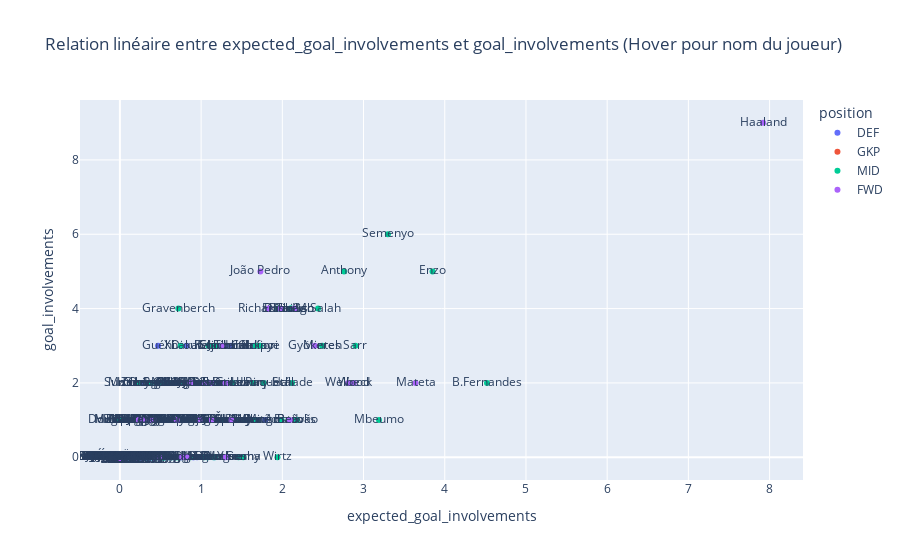

The code cell stored with this chart in its notebook:
### Code cell
import plotly.express as px

fig = px.scatter(
    df_players,
    x='expected_goal_involvements',
    y='goal_involvements',
    text='web_name',  # Affiche le nom au survol
    color='position', # Optionnel, couleur par poste
    title='Relation linéaire entre expected_goal_involvements et goal_involvements (Hover pour nom du joueur)'
)

fig.update_traces(marker=dict(size=10, opacity=0.7),
                  selector=dict(mode='markers'))
fig.update_layout(hovermode='closest')
fig.show()

### Figure 1 — Plotly figure (JSON) as saved in the notebook; plotly's stock layout.template omitted (floating-point values rounded to 4 significant figures; data arrays with more than 128 entries replaced by an {"elided": "..."} marker saying what was removed)
{"data": [{"hovertemplate": "position=DEF<br>expected_goal_involvements=%{x}<br>goal_involvements=%{y}<br>web_name=%{text}<extra></extra>", "legendgroup": "DEF", "marker": {"color": "#636efa", "symbol": "circle"}, "mode": "markers+text", "name": "DEF", "orientation": "v", "showlegend": true, "text": {"elided": "245 str values"}, "type": "scatter", "x": {"elided": "245 float values"}, "xaxis": "x", "y": {"elided": "245 float values"}, "yaxis": "y"}, {"hovertemplate": "position=GKP<br>expected_goal_involvements=%{x}<br>goal_involvements=%{y}<br>web_name=%{text}<extra></extra>", "legendgroup": "GKP", "marker": {"color": "#EF553B", "symbol": "circle"}, "mode": "markers+text", "name": "GKP", "orientation": "v", "showlegend": true, "text": ["Roefs", "Pope", "Vicario", "Petrović", "Henderson", "Raya", "Pickford", "Dúbravka", "Kelleher", "A.Becker", "Sánchez", "Leno", "Perri", "Sels", "Trafford", "Verbruggen", "Bayindir", "Martinez", "Hermansen", "Darlow", "Donnarumma", "M.Bizot", "José Sá", "Johnstone", "Areola", "Jörgensen", "Arrizabalaga", "Hein", "Setford", "Gauci", "Marschall", "Wright", "Proctor", "Weiss", "Green", "Hladký", "Neto", "Dennis", "McKenna", "Paulsen", "Balcombe", "Cox", "Eyestone", "Valdimarsson", "Steele", "McGill", "Rushworth", "Scherpen", "Penders", "Slonina", "Benitez", "Matthews", "Travers", "Tyrer", "King", "Benda", "Lecomte", "Meslier", "Cairns", "Mamardashvili", "Pécsi", "Woodman", "Ederson M.", "Ortega Moreno", "Bettinelli", "Onana", "Harrison", "Heaton", "Mee", "Lammens", "Gillespie", "Odysseas", "Ramsdale", "C.Miguel", "Turner", "Gunn", "John", "Patterson", "Moore", "Nna Noukeu", "Austin", "Kinsky", "Foderingham", "Hegyi", "Fabianski", "Bentley"], "type": "scatter", "x": [0.01, 0.0, 0.01, 0.0, 0.03, 0.03, 0.04, 0.0, 0.01, 0.01, 0.0, 0.0, 0.0, 0.0, 0.0, 0.01, 0.05, 0.01, 0.01, 0.0, 0.0, 0.0, 0.03, 0.0, 0.0, 0.0, 0.0, 0.0, 0.0, 0.0, 0.0, 0.0, 0.0, 0.0, 0.0, 0.0, 0.0, 0.0, 0.0, 0.0, 0.0, 0.0, 0.0, 0.0, 0.0, 0.0, 0.0, 0.0, 0.0, 0.0, 0.0, 0.0, 0.0, 0.0, 0.0, 0.0, 0.0, 0.0, 0.0, 0.0, 0.0, 0.0, 0.0, 0.0, 0.0, 0.0, 0.0, 0.0, 0.0, 0.0, 0.0, 0.0, 0.0, 0.0, 0.0, 0.0, 0.0, 0.0, 0.0, 0.0, 0.0, 0.0, 0.0, 0.0, 0.0, 0.0], "xaxis": "x", "y": [0.0, 1.0, 0.0, 0.0, 0.0, 0.0, 0.0, 0.0, 0.0, 0.0, 0.0, 0.0, 0.0, 0.0, 0.0, 0.0, 0.0, 0.0, 0.0, 0.0, 0.0, 0.0, 0.0, 0.0, 0.0, 0.0, 0.0, 0.0, 0.0, 0.0, 0.0, 0.0, 0.0, 0.0, 0.0, 0.0, 0.0, 0.0, 0.0, 0.0, 0.0, 0.0, 0.0, 0.0, 0.0, 0.0, 0.0, 0.0, 0.0, 0.0, 0.0, 0.0, 0.0, 0.0, 0.0, 0.0, 0.0, 0.0, 0.0, 0.0, 0.0, 0.0, 0.0, 0.0, 0.0, 0.0, 0.0, 0.0, 0.0, 0.0, 0.0, 0.0, 0.0, 0.0, 0.0, 0.0, 0.0, 0.0, 0.0, 0.0, 0.0, 0.0, 0.0, 0.0, 0.0, 0.0], "yaxis": "y"}, {"hovertemplate": "position=MID<br>expected_goal_involvements=%{x}<br>goal_involvements=%{y}<br>web_name=%{text}<extra></extra>", "legendgroup": "MID", "marker": {"color": "#00cc96", "symbol": "circle"}, "mode": "markers+text", "name": "MID", "orientation": "v", "showlegend": true, "text": {"elided": "328 str values"}, "type": "scatter", "x": {"elided": "328 float values"}, "xaxis": "x", "y": {"elided": "328 float values"}, "yaxis": "y"}, {"hovertemplate": "position=FWD<br>expected_goal_involvements=%{x}<br>goal_involvements=%{y}<br>web_name=%{text}<extra></extra>", "legendgroup": "FWD", "marker": {"color": "#ab63fa", "symbol": "circle"}, "mode": "markers+text", "name": "FWD", "orientation": "v", "showlegend": true, "text": ["Isidor", "João Pedro", "Thiago", "Richarlison", "Haaland", "Foster", "Ekitiké", "Bowen", "Wood", "Calvert-Lewin", "Evanilson", "Muniz", "Gyökeres", "Mateta", "Mayenda", "Welbeck", "Beto", "Nmecha", "Wilson", "Osula", "Šeško", "Kroupi.Jr", "Woltemade", "Watkins", "Füllkrug", "Barry", "Raúl", "Strand Larsen", "Nketiah", "Igor Jesus", "Kalimuendo", "Tolu", "Delap", "Piroe", "Flemming", "Zirkzee", "Marc Guiu", "Broja", "Tzimas", "Brobbey", "Isak", "Solanke", "Kalajdžić", "Édouard", "Uche", "Havertz", "G.Jesus", "Redmond", "Amdouni", "Barnes", "Obafemi", "Enes Ünal", "Adu-Adjei", "Morgan", "Ferguson", "Kostoulas", "N.Jackson", "Marsh", "Y.Chermiti", "Sherif", "Kusi-Asare", "Bamford", "Mateo Joseph", "Gray", "Darwin", "Danns", "Højlund", "Obi", "Wheatley", "Wissa", "Neave", "Awoniyi", "Abdullahi", "Luís Hemir", "Rusyn", "Lankshear", "Scarlett", "Kolo Muani", "Marshall", "Fábio Silva", "Chiwome", "Fraser"], "type": "scatter", "x": [1.26, 1.73, 2.15, 1.83, 7.92, 1.04, 1.97, 1.12, 2.88, 1.3, 1.31, 0.87, 2.4, 3.64, 0.39, 2.81, 2.09, 0.98, 1.13, 0.42, 1.37, 0.23, 0.3, 1.3, 0.42, 0.48, 0.4, 0.76, 0.7, 0.34, 0.37, 0.25, 0.26, 0.32, 0.11, 0.82, 0.03, 0.0, 0.08, 0.0, 0.37, 0.2, 0.01, 0.0, 0.01, 0.01, 0.0, 0.0, 0.0, 0.0, 0.0, 0.0, 0.0, 0.0, 0.0, 0.0, 0.0, 0.0, 0.0, 0.0, 0.0, 0.0, 0.0, 0.0, 0.0, 0.0, 0.0, 0.0, 0.0, 0.0, 0.0, 0.0, 0.0, 0.0, 0.0, 0.0, 0.0, 0.0, 0.0, 0.0, 0.0, 0.0], "xaxis": "x", "y": [3.0, 5.0, 4.0, 4.0, 9.0, 2.0, 4.0, 2.0, 2.0, 2.0, 2.0, 2.0, 3.0, 2.0, 1.0, 2.0, 1.0, 1.0, 1.0, 1.0, 1.0, 1.0, 1.0, 0.0, 0.0, 0.0, 0.0, 0.0, 1.0, 0.0, 0.0, 0.0, 0.0, 0.0, 0.0, 0.0, 0.0, 0.0, 0.0, 0.0, 0.0, 0.0, 0.0, 0.0, 0.0, 0.0, 0.0, 0.0, 0.0, 0.0, 0.0, 0.0, 0.0, 0.0, 0.0, 0.0, 0.0, 0.0, 0.0, 0.0, 0.0, 0.0, 0.0, 0.0, 0.0, 0.0, 0.0, 0.0, 0.0, 0.0, 0.0, 0.0, 0.0, 0.0, 0.0, 0.0, 0.0, 0.0, 0.0, 0.0, 0.0, 0.0], "yaxis": "y"}], "layout": {"hovermode": "closest", "legend": {"title": {"text": "position"}, "tracegroupgap": 0}, "title": {"text": "Relation linéaire entre expected_goal_involvements et goal_involvements (Hover pour nom du joueur)"}, "xaxis": {"anchor": "y", "domain": [0, 1], "title": {"text": "expected_goal_involvements"}}, "yaxis": {"anchor": "x", "domain": [0, 1], "title": {"text": "goal_involvements"}}}}
